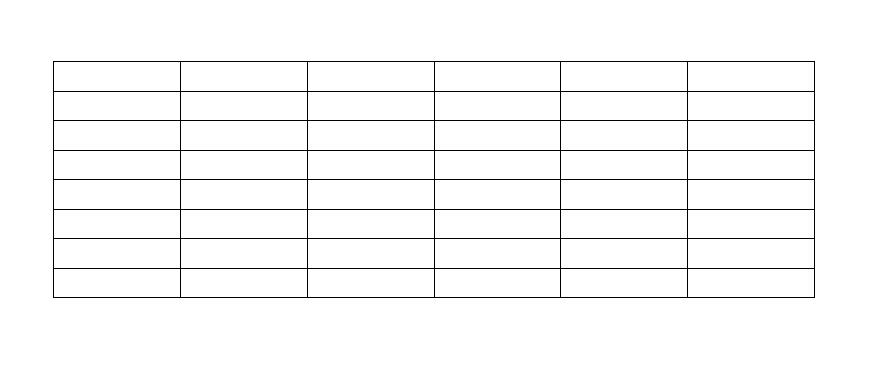
#> input picture test.jpg, 873 x 369 px
$ python extract-table-wzz.py --dir . --img test.jpg   (older library calls are emulated)
#> lines starting #> are read from the running program, lines starting #| are printed output that depends on the picture; after the words box and inside, x2 and y2 are one past the last pixel; in counts of white or black regions, pixels touching at a corner belong together
'''
@:parameter:--dir       "图片文件夹"
            --img       "图片名"
            --save      "是否保存"
            --show      "是否显示"
            --save_path "保存路径"
'''


import cv2
import os
import numpy as np
import math
import argparse


def get_merge(path):
    # 进行第一次框线提取，获取通过形态学变换的去除文字部分后的不完整二值化图像。
    # 由于未知原因会导致框线二值化图像不完整，所以用下面的方法进行优化。
    img = cv2.imread(path)
    # 二值化
    gray = cv2.cvtColor(img, cv2.COLOR_BGR2GRAY)
    binary = cv2.adaptiveThreshold(~gray, 255,  # ~取反，很重要，使二值化后的图片是黑底白字
                                   cv2.ADAPTIVE_THRESH_GAUSSIAN_C, cv2.THRESH_BINARY, 15, -10)

    kernel = cv2.getStructuringElement(cv2.MORPH_RECT, (3, 3))
    binary = cv2.dilate(binary, kernel=kernel, iterations=1)
    #cv2.imshow("binary ", binary)

    rows, cols = binary.shape
    if rows * cols >= 4000000:
        row_scale = 20 # 这个值越大，检测到的直线越多
        col_scale = 20
    else:
        row_scale = 10
        col_scale = 10

    # 识别横线
    kernel = cv2.getStructuringElement(cv2.MORPH_RECT, (cols // col_scale, 1))
    # getStructuringElement： Returns a structuring element of the specified size and shape for morphological operations.
    #  (cols // scale, 1) 为了获取横向的表格线，设置腐蚀和膨胀的操作区域为一个比较大的横向直条
    eroded = cv2.erode(binary, kernel, iterations=1)
    # cv2.imshow("Eroded Image",eroded)
    dilatedcol = cv2.dilate(eroded, kernel, iterations=1)
    # cv2.imshow("Dilated col", dilatedcol)


    # 识别竖线
    kernel = cv2.getStructuringElement(cv2.MORPH_RECT, (1, rows // row_scale))
    # 竖直方向上线条获取的步骤同上，唯一的区别在于腐蚀膨胀的区域为一个宽为1，高为缩放后的图片高度的一个竖长形直条
    eroded = cv2.erode(binary, kernel, iterations=1)
    dilatedrow = cv2.dilate(eroded, kernel, iterations=1)
    # cv2.imshow("Dilated row", dilatedrow)


    # 标识交点
    bitwiseAnd = cv2.bitwise_and(dilatedcol, dilatedrow)
    #cv2.imshow("bitwiseAnd Image", bitwiseAnd)
    rois = get_rec(bitwiseAnd)
    # print(rois)

    lst = []
    for i, r in enumerate(rois):
        #print(i,r)
        # cv2.imshow("src" + str(i), image[r[3]:r[1], r[2]:r[0]])
        lst.append(list(r))

    #print(lst)
    # 标识表格
    merge = cv2.add(dilatedcol, dilatedrow)
    return merge


def process_single_image(img_path, show=True, save=False, scale=20, erode_iters=1, dilate_iters=2):

    thresh = 0.6  # 判断短线是否为框线的阈值
    img = cv2.imread(img_path)
    h, w, c = img.shape
    if h * w < 4000000:
        scale = 10
    dst = np.zeros((h, w), dtype=np.uint8)

    dilate_col, dilate_row = extract_lines(image=img,
                                           scale=scale,
                                           erode_iters=erode_iters,
                                           dilate_iters=dilate_iters,
                                           show=show)
    bitwise_and = get_bit_wise(col=dilate_col, row=dilate_row, show=show)
    rois_list, rois = get_rec(bitwise_and)
    # 获取表格各个交点
    row, col = get_total_row_cols(x_=rois_list)
    row, col = clean_dots(row, col)
    results_row, results_col = get_dots(x=rois_list, row=row, col=col)
    # 行列分开后的各个点的坐标
    keys_col = results_col.keys()
    keys_row = results_row.keys()
    vertical_lines, horizontal_lines = get_LSD_result(img)
    # 由LSD获取的横纵直线

    for v in vertical_lines:  # 遍历竖直线，线中点在两点间且长度大于阈值
        x1, y1, x2, y2, mid_x, mid_y, length = v
        y_up = min(y1, y2)
        y_low = max(y1, y2)
        y_pt_up = 0
        y_pt_low = img.shape[0] - 1
        x_pt = 0
        flag_y_up = False  # 线在两点间,若线在两点间，在该两点间生成一条线
        flag_y_low = False
        flag_x = False
        for key in keys_row:
            if key <= y_up and key >= y_pt_up:
                y_pt_up = key
                flag_y_up = True
            if key >= y_low and key <= y_pt_low:
                y_pt_low = key
                flag_y_low = True
        for key in keys_col:
            if key - 20 < mid_x < key + 20:
                x_pt = key
                flag_x = True
                break
        if flag_x and flag_y_low and flag_y_up and length >= (y_pt_low - y_pt_up) * thresh:
            dst = cv2.line(dst, (x_pt, y_pt_up), (x_pt, y_pt_low),
                           255, 2)

    for h in horizontal_lines:  # 遍历水平线,若线在两点间，在该两点间生成一条线
        x1, y1, x2, y2, mid_x, mid_y, length = h
        x_left = min(x1, x2)
        x_right = max(x1, x2)
        x_pt_left = 0
        x_pt_right = img.shape[1] - 1
        y_pt = 0
        flag_y = False  # 线在两点间
        flag_x_left = False
        flag_x_right = False
        for key in keys_col:
            if key <= x_left and key >= x_pt_left:
                x_pt_left = key
                flag_x_left = True
            if key >= x_right and key <= x_pt_right:
                x_pt_right = key
                flag_x_right = True
        for key in keys_row:
            if key - 20 < mid_y < key + 20:
                y_pt = key
                flag_y = True
                break
        if flag_x_right and flag_x_left and flag_y and length >= (x_pt_right - x_pt_left) * thresh:
            dst = cv2.line(dst, (x_pt_left, y_pt), (x_pt_right, y_pt),
                           255, 2)

    # cv2.imshow("d", dst)
    # cv2.waitKey(0)
    return dst

def get_or(img1, img2):  # 获取两张图象合并
    img3 = cv2.bitwise_or(img1, img2)
    kernel = np.ones((3, 3), np.uint8)
    img3 = cv2.erode(img3, kernel, iterations=1)
    return img3

def get_rec(img_):

    # 在mask那张图上通过findContours 找到轮廓，判断轮廓形状和大小是否为表格。
    _, contours, hierarchy = cv2.findContours(img_, cv2.RETR_LIST, cv2.CHAIN_APPROX_NONE)
    contours_poly = [0] * len(contours)
    boundRect = [0] * len(contours)
    rois = []
    rois_list = []
    for i in range(len(contours)):
        cnt = contours[i]
        # approxPolyDP 函数用来逼近区域成为一个形状，true值表示产生的区域为闭合区域。
        contours_poly[i] = cv2.approxPolyDP(cnt, 2, True)
        # boundingRect为将这片区域转化为矩形，此矩形包含输入的形状。
        boundRect[i] = cv2.boundingRect(contours_poly[i])
        rois.append(np.array(boundRect[i]))
        rois_list.append(list(boundRect[i]))

    return rois_list, rois


def get_total_row_cols(x_):
    """输入点集 输出每个x，y坐标下的点数目{x: num...} {y: num...}"""
    row = {}
    col = {}
    num = 1
    for i in range(len(x_) - 1):
        if x_[i][1] == x_[i + 1][1]:
            num += 1
            row[x_[i][1]] = num
        else:
            row[x_[i + 1][1]] = 1
            num = 1
    num = 1
    x_ = sorted(x_, key=lambda x: x[0])
    for i in range(len(x_) - 1):
        if x_[i][0] == x_[i + 1][0]:
            num += 1
            col[x_[i][0]] = num
        else:
            col[x_[i + 1][0]] = 1
            num = 1

    return row, col


def extract_lines(image, scale=20, erode_iters=1, dilate_iters=2, show=True):
    """ 通过多一次膨胀，闭合表格，返回二值化的竖线图和横线图"""
    gray = cv2.cvtColor(image, cv2.COLOR_BGR2GRAY)
    binary = cv2.adaptiveThreshold(~gray, 255,
                                   cv2.ADAPTIVE_THRESH_GAUSSIAN_C,
                                   cv2.THRESH_BINARY,
                                   15, -10)
    rows, cols = binary.shape

    kernel = cv2.getStructuringElement(cv2.MORPH_RECT, (cols // scale, 1))
    eroded = cv2.erode(binary, kernel, iterations=erode_iters)
    dilated_col = cv2.dilate(eroded, kernel, iterations=dilate_iters)  # 为了是表格闭合，故意使得到的横向更长（以得到交点——bounding-box）

    kernel = cv2.getStructuringElement(cv2.MORPH_RECT, (1, rows // scale))
    eroded = cv2.erode(binary, kernel, iterations=erode_iters)
    dilated_row = cv2.dilate(eroded, kernel, iterations=dilate_iters)  # 为了是表格闭合，故意使线变长
    if show:
        print("shape:", rows, cols)
        cv2.imshow("Dilated col", dilated_col)
        cv2.imshow("Dilated row", dilated_row)
        # 绘制出横线、竖线
        merge = cv2.add(dilated_col, dilated_row)
        # result_name = "./results_merge/" + img_name  #+ ".jpg"
        # cv2.imwrite(filename=result_name, img=merge)
        cv2.imshow("col & row", merge)

    return dilated_col, dilated_row


def get_bit_wise(col, row, show=True):
    """ 合并上述竖线图和横线图，获取闭合表格"""
    bitwise_and = cv2.bitwise_and(col, row)
    if show:
        cv2.imshow("bitwiseAnd Image", bitwise_and)

    return bitwise_and


def clean_dots(row, col, err=2):
    """将接近的点结果合并"""
    d = row  # 输入的字典（横坐标：该行点数）
    d_keys = list(d.keys())
    for i in range(len(d_keys) - 1):
        if abs(d_keys[i + 1] - d_keys[i]) <= err:
            d[d_keys[i + 1]] = d[d_keys[i]] + d[d_keys[i + 1]]  # 两点总数合并
            del d[d_keys[i]]  # 删除其中一个
    d2 = col  # 输入的字典（纵坐标：该列点数）
    d2_keys = list(d2.keys())
    for i in range(len(d2_keys) - 1):
        if abs(d2_keys[i + 1] - d2_keys[i]) <= err:
            d2[d2_keys[i + 1]] = d2[d2_keys[i]] + d2[d2_keys[i + 1]]
            del d2[d2_keys[i]]
    d_keys = list(d.keys())
    d2_keys = list(d2.keys())
    for i in range(len(d_keys)):
        if d[d_keys[i]] <= 1:
            del d[d_keys[i]]
    for i in  range(len(d2_keys)):
        if d2[d2_keys[i]] <= 1:
            del d2[d2_keys[i]]
    return d, d2


def get_dots(x, row, col):
    """ 输入点集、各行列点数
        输出按行和列分组的点集
        """
    results_col_ = {}
    results_row_ = {}
    for key in row:  # 遍历每一个行坐标
        # [5 lines of commented-out code are left out]
        yy = key
        # xx = [val[0] for val in x if yy - 5 <= val[1] <= yy + 5] # py3 ver
        xx = []
        for val in x:
            if abs(yy - val[1]) <= 5:
                xx.append(val[0])
        result_row_ = [[x, yy] for x in xx]
        result_row_.reverse()
        # print(result)
        results_row_[key] = result_row_  # 原来是append
        # results_row_.reverse()
    for key in col:
        #for val in range(col[key]):
        xx = key
        yy = []
        # yy = [val[1] for val in x if xx - 5 <= val[0] <= xx + 5]
        for val in x:
            if abs(val[0] - xx) <= 5:
                yy.append(val[1])
        result_col_ = [[xx, y] for y in yy]
        result_col_.reverse()
        results_col_[key] = result_col_

    return results_row_, results_col_


def get_LSD_result(img):

    gray = cv2.cvtColor(img, code=cv2.COLOR_BGR2GRAY)
    height, width = gray.shape
    binary = cv2.adaptiveThreshold(~gray, 255,
                                   cv2.ADAPTIVE_THRESH_GAUSSIAN_C,
                                   cv2.THRESH_BINARY,
                                   15, -10)

    LSD = cv2.createLineSegmentDetector(0)
    lines = LSD.detect(binary)[0]

    horizontal_lines = []
    vertical_lines = []
    mid_of_lines = []
    up_edge = height
    low_edge = 0
    left_edge = width
    right_edge = 0
    max_length = 0
    for line in lines:
        x1, y1, x2, y2 = [int(a) for a in line[0]]

        mid_pt_x = int((x1 + x2) * 0.5)
        mid_pt_y = int((y1 + y2) * 0.5)

        if x1 - x2 == 0:  # 获取水平、竖直直线、表格边界
            vertical_lines.append([x1, y1, x2, y2, mid_pt_x, mid_pt_y, abs(y1 - y2)])
            if abs(y1 - y2) > height / 5 and min(y1, y2) < up_edge:
                up_edge = min(y1, y2)
            if abs(y1 - y2) > height / 5 and max(y1, y2) > low_edge:
                low_edge = max(y1, y2)
            max_length = max(max_length, abs(y1 - y2))
        elif y1 - y2 == 0:
            horizontal_lines.append([x1, y1, x2, y2, mid_pt_x, mid_pt_y, abs(x1 - x2)])
            if abs(x1 - x2) > width / 5 and min(x1, x2) < left_edge:
                left_edge = min(x1, x2)
            if abs(x1 - x2) > width / 5 and max(x1, x2) > right_edge:
                right_edge = max(x1, x2)
            max_length = max(max_length, abs(x1 - x2))
        elif math.atan(abs(x1 - x2) / abs(y1 - y2)) < 5 * math.pi / 180:
            vertical_lines.append([x1, y1, x2, y2, mid_pt_x, mid_pt_y, abs(y1 - y2)])
            if abs(y1 - y2) > height / 5 and min(y1, y2) < up_edge:
                up_edge = min(y1, y2)
            if abs(y1 - y2) > height / 5 and max(y1, y2) > low_edge:
                low_edge = max(y1, y2)
            max_length = max(max_length, abs(y1 - y2))
        elif math.atan(abs(y1 - y2) / abs(x1 - x2)) < 5 * math.pi / 180:
            horizontal_lines.append([x1, y1, x2, y2, mid_pt_x, mid_pt_y, abs(x1 - x2)])
            if abs(x1 - x2) > width / 5 and min(x1, x2) < left_edge:
                left_edge = min(x1, x2)
            if abs(x1 - x2) > width / 5 and max(x1, x2) > right_edge:
                right_edge = max(x1, x2)
            max_length = max(max_length, abs(x1 - x2))


    return vertical_lines, horizontal_lines

# [6 lines left out: function draw_line, not called in this run]

def get_bbox_result(img, binary):  # 获取单元格及其坐标，并输出最终单元格和线段
    bboxes = []
    height, width = binary.shape
    LSD = cv2.createLineSegmentDetector(0)
    lines = LSD.detect(binary)[0]
    _, contours, hierarchy = cv2.findContours(binary, cv2.RETR_TREE, cv2.CHAIN_APPROX_SIMPLE)
    for c in contours:
        x, y, w, h = cv2.boundingRect(c)
        bboxes.append([x, y, w, h])
        if height * width / 10000 < w * h < height * width / 2:
            img = cv2.rectangle(img, (x, y), (x + w, y + h), (0, 255, 0), 1)
            img = cv2.putText(img, 'x:' + str(x) + ' y:' + str(y), (x, y + 20), cv2.FONT_HERSHEY_SIMPLEX, 0.3, (0, 0, 255), 1)
    return img, bboxes, lines

def main(dir, img_p, save_path, save, show):

#> called with dir = '.', img_p = 'test.jpg', save = False, show = False
    if img_p == None or dir == None:
        print("wrong path!")
        exit()
    img_path = dir + "/" + img_p
    if os.path.exists(img_path) == None:
        print("wrong path!")
        exit()
    print("processing " + img_path)
    img = cv2.imread(img_path)
#> img is the input picture: shape (369, 873, 3); min 0, max 255, mean 248.2
    img1 = process_single_image(img_path=img_path, show=False)
#> in extract_lines, `binary = cv2.adaptiveThreshold(~gray, 255, cv2.ADAPTIVE_THRESH_GAUSSIA..`:
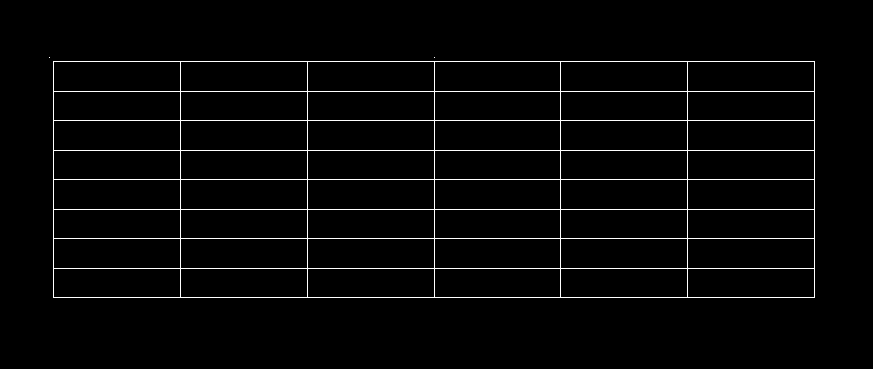
#> binary: shape (369, 873); 2.6% white in thin lines or dots, all inside (x1, y1, x2, y2) = (49, 57, 815, 298)
#> in get_bit_wise, `bitwise_and = cv2.bitwise_and(col, row)`:
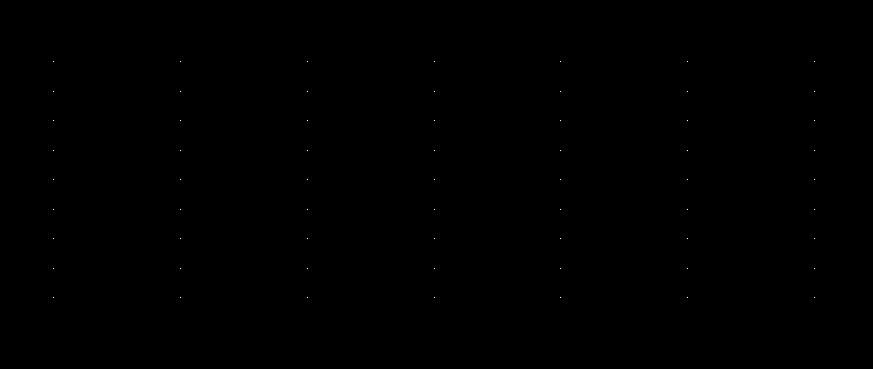
#> bitwise_and: shape (369, 873); 0.02% white in thin lines or dots, all inside (x1, y1, x2, y2) = (53, 61, 815, 298)
#> in get_rec, `_, contours, hierarchy = cv2.findContours(img_, cv2.RETR_LIST, cv2.CHA..`: contours = 63 contours, all with area under 20
#> in get_rec, `contours_poly = [0] * len(contours)`: contours_poly = 63 values from 0 to 0
#> the loop in get_rec, `for i in range(len(contours)):` made 63 passes
#> cnt on passes 1 to 8: [[814, 297]], [[687, 297]], [[560, 297]], [[434, 297]], [[307, 297]], [[180, 297]], [[53, 297]], [[814, 268]]
#> after the loop in get_rec, `for i in range(len(contours)):`: boundRect = 63 items, first 6: (814, 297, 1, 1), (687, 297, 1, 1), (560, 297, 1, 1), (434, 297, 1, 1), (307, 297, 1, 1), (180, 297, 1, 1); contours_poly = 63 contours, all with area under 20; rois = 63 items, first 6: [814, 297, 1, 1], [687, 297, 1, 1], [560, 297, 1, 1], [434, 297, 1, 1], [307, 297, 1, 1], [180, 297, 1, 1]; rois_list has the same summary as rois
#> in process_single_image, `rois_list, rois = get_rec(bitwise_and)`: rois_list has the same summary as rois in get_rec
#> the loop in get_total_row_cols, `for i in range(len(x_) - 1):` made 62 passes
#> num on passes 1 to 8: 2, 3, 4, 5, 6, 7, 1, 2
#> after the loop in get_total_row_cols, `for i in range(len(x_) - 1):`: row = 9 items
#> in get_total_row_cols, `x_ = sorted(x_, key=lambda x: x[0])`: x_ = 63 items, first 6: [53, 297, 1, 1], [53, 268, 1, 1], [53, 238, 1, 1], [53, 209, 1, 1], [53, 179, 1, 1], [53, 150, 1, 1]
#> after the loop in get_total_row_cols, `for i in range(len(x_) - 1):`: col = {53: 9, 180: 9, 307: 9, 434: 9, 560: 9, 687: 9, 814: 9}
#> in process_single_image, `row, col = get_total_row_cols(x_=rois_list)`: row = 9 items
#> in clean_dots, `d_keys = list(d.keys())`: d_keys = [297, 268, 238, 209, 179, 150, 120, 91, 61]
#> the loop in clean_dots, `for i in range(len(d_keys) - 1):` made 8 passes
#> in clean_dots, `d2 = col`: d2 has the same summary as col in get_total_row_cols
#> in clean_dots, `d2_keys = list(d2.keys())`: d2_keys = [53, 180, 307, 434, 560, 687, 814]
#> the loop in clean_dots, `for i in range(len(d2_keys) - 1):` made 6 passes
#> the loop in clean_dots, `for i in range(len(d_keys)):` made 9 passes
#> the loop in clean_dots, `for i in  range(len(d2_keys)):` made 7 passes
#> the loop in get_dots, `for key in row:  # 遍历每一个行坐标 #     print(row[key]) #     print("*"*50)` made 9 passes
#> after the loop in get_dots, `for key in row:`: results_row_ = 9 items
#> the loop in get_dots, `for key in col:` made 7 passes
#> (key, xx) on passes 1 to 7: (53, 53), (180, 180), (307, 307), (434, 434), (560, 560), (687, 687), (814, 814)
#> after the loop in get_dots, `for key in col:`: results_col_ = 7 items
#> in process_single_image, `results_row, results_col = get_dots(x=rois_list, row=row, col=col)`: results_row = 9 items; results_col = 7 items
#> in get_LSD_result, `lines = LSD.detect(binary)[0]`: lines = 196 rows, first 6: [814.9, 296.9, 814.8, 61.87], [51.6, 61.87, 51.6, 296.9], [181.9, 121, 305.6, 121], [308.1, 121, 431.9, 121], [561.9, 121, 685.6, 121], [688.1, 121, 811.9, 121]
#> the loop in get_LSD_result, `for line in lines:` made 196 passes
#> (line, x1, y1, x2, y2, mid_pt_x, mid_pt_y, up_edge) on pass 1: ([[814.9, 296.9, 814.8, 61.87]], 814, 296, 814, 61, 814, 178, 61)
#> the loop in process_single_image, `for v in vertical_lines:` made 98 passes
#> v on passes 1 to 8: [814, 296, 814, 61, 814, 178, 235], [51, 61, 51, 296, 51, 178, 235], [181, 88, 180, 63, 180, 75, 25], [432, 63, 432, 88, 432, 75, 25], [561, 88, 560, 63, 560, 75, 25], [812, 63, 812, 88, 812, 75, 25], [180, 118, 180, 93, 180, 105, 25], [432, 93, 432, 118, 432, 105, 25]
#> after the loop in process_single_image, `for v in vertical_lines:`:
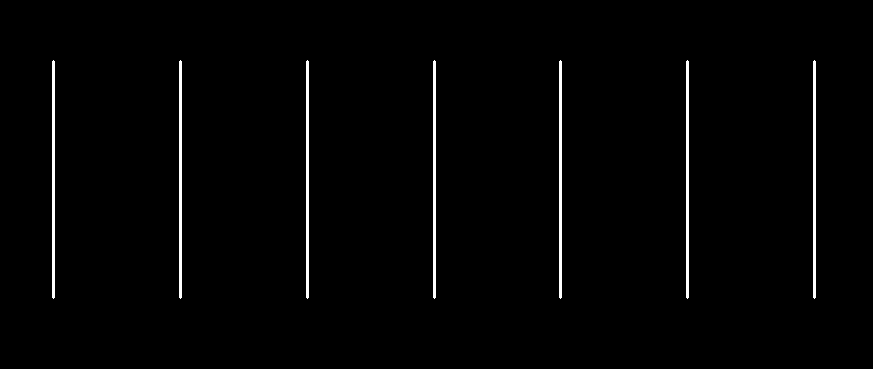
#> dst: shape (369, 873); 1.5% white; 7 white regions, largest, box (x1, y1, x2, y2) and area: (52, 60, 55, 299) 713, (179, 60, 182, 299) 713, (306, 60, 309, 299) 713
#> the loop in process_single_image, `for h in horizontal_lines:` made 98 passes
#> h on passes 1 to 8: [181, 120, 305, 120, 243, 120, 124], [308, 120, 431, 120, 369, 120, 123], [561, 120, 685, 120, 623, 120, 124], [688, 120, 811, 120, 749, 120, 123], [181, 150, 305, 150, 243, 150, 124], [308, 150, 431, 150, 369, 150, 123], [561, 150, 685, 150, 623, 150, 124], [688, 150, 811, 150, 749, 150, 123]
#> pass 1, in process_single_image, `dst = cv2.line(dst, (x_pt_left, y_pt), (x_pt_right, y_pt), 255, 2)`:
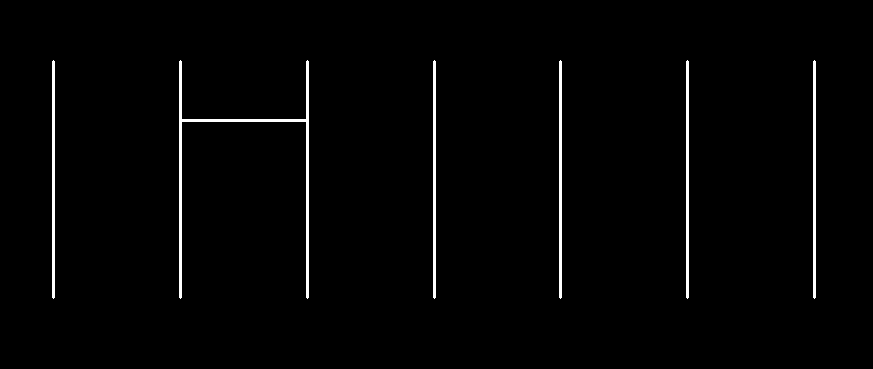
#> dst: shape (369, 873); 1.7% white; 6 white regions, box (x1, y1, x2, y2) and area: (179, 60, 309, 299) 1798, (52, 60, 55, 299) 713, (433, 60, 436, 299) 713, (559, 60, 562, 299) 713, (686, 60, 689, 299) 713, (813, 60, 816, 299) 713
#> pass 3, in process_single_image, `dst = cv2.line(dst, (x_pt_left, y_pt), (x_pt_right, y_pt), 255, 2)`:
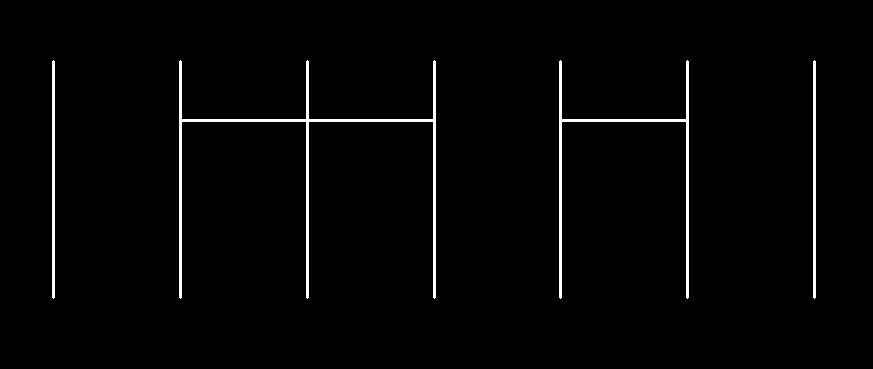
#> dst: shape (369, 873); 1.9% white; 4 white regions, box (x1, y1, x2, y2) and area: (179, 60, 436, 299) 2883, (559, 60, 689, 299) 1798, (52, 60, 55, 299) 713, (813, 60, 816, 299) 713
#> after the loop in process_single_image, `for h in horizontal_lines:`:
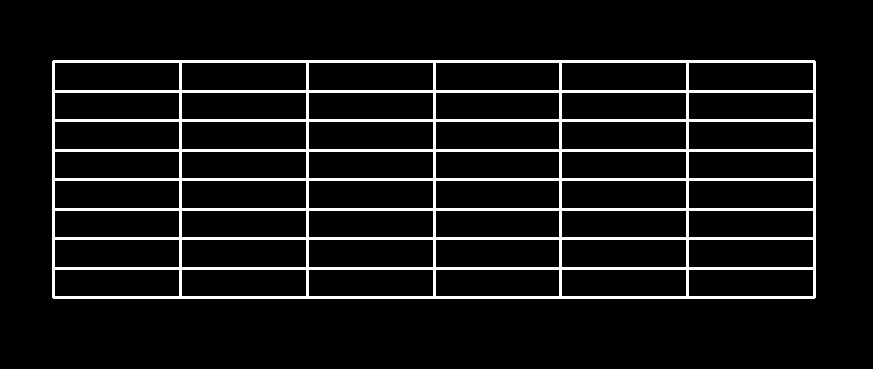
#> dst: shape (369, 873); 7.8% white; 1 white region, box (x1, y1, x2, y2) and area: (52, 60, 816, 299) 25076
    img2 = get_merge(img_path)
#> in get_merge, `dilatedcol = cv2.dilate(eroded, kernel, iterations=1)`:
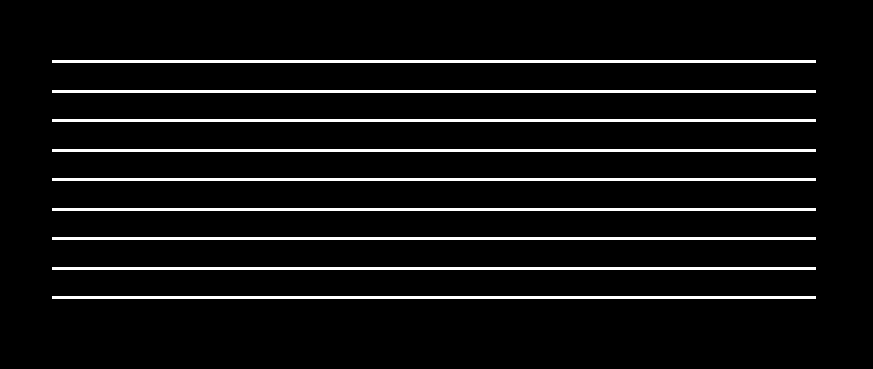
#> dilatedcol: shape (369, 873); 6.4% white; 9 white regions, largest, box (x1, y1, x2, y2) and area: (52, 60, 816, 63) 2292, (52, 90, 816, 93) 2292, (52, 119, 816, 122) 2292
#> (the rest of the program and of its run is left out)
